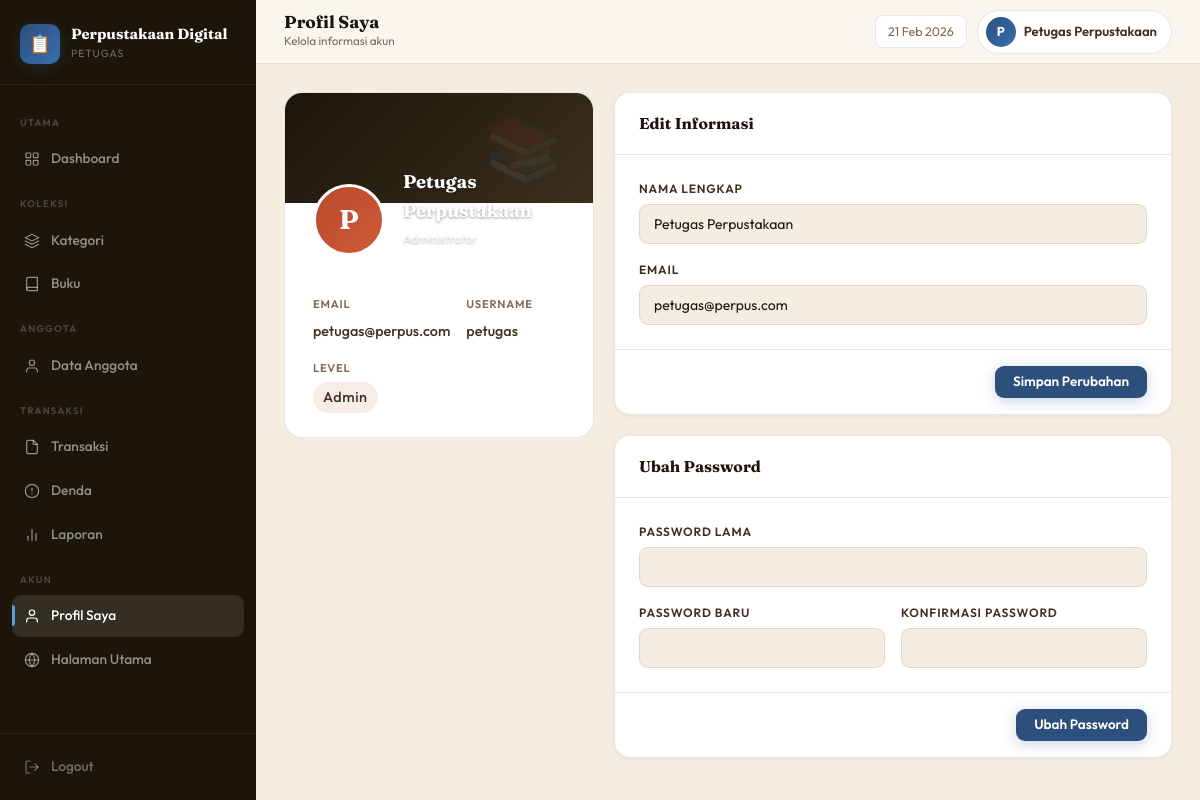
Screenshot of /petugas/profil.php (signed in) with the database file from the repository.
### tables this page shows
CREATE TABLE `pengguna` (
  `id_pengguna` int(11) NOT NULL AUTO_INCREMENT,
  `username`    varchar(50)  NOT NULL,
  `password`    varchar(255) NOT NULL,
  `nama_pengguna` varchar(100) NOT NULL,
  `email`       varchar(100) DEFAULT NULL,
  `level`       enum('admin','petugas') NOT NULL DEFAULT 'petugas',
  `foto`        varchar(255) DEFAULT NULL,
  `created_at`  datetime DEFAULT CURRENT_TIMESTAMP,
  PRIMARY KEY (`id_pengguna`),
  UNIQUE KEY `username` (`username`)
);

### includes/session.php (called while the page is built, shortened)
<?php
function getPenggunaId()    { initSession(); return $_SESSION['pengguna_id']    ?? null; }

### petugas/profil.php (the view, shortened to what this page needs)
<?php
require_once '../includes/session.php';
$conn = getConnection();
$user = $conn->query("SELECT * FROM pengguna WHERE id_pengguna=".getPenggunaId())->fetch_assoc();
?>
<!DOCTYPE html>
<html lang="id">
<head>
<link rel="stylesheet" href="../assets/css/style.css">
</head>
<body>
<div class="app-wrap">
  <?php include 'includes/nav.php'; ?>
  <div class="main-area">
    <?php include 'includes/header.php'; ?>
    <main class="content">
      <div style="display:grid;grid-template-columns:1fr 1.8fr;gap:20px;align-items:start">
        <div class="profile-card">
          <div class="profile-banner"></div>
          <div class="profile-avatar-wrap">
            <div class="profile-avatar" style="background:linear-gradient(135deg,var(--rust),var(--rust2))">
              <?= strtoupper(substr($user['nama_pengguna'],0,1)) ?>
            </div>
            <div class="profile-info">
              <div class="profile-name"><?= htmlspecialchars($user['nama_pengguna']) ?></div>
              <div class="profile-role">Administrator</div>
            </div>
          </div>
          <div class="profile-body">
            <div class="profile-fields">
              <div class="profile-field">
                <label>Email</label>
                <span><?= htmlspecialchars($user['email'] ?? '—') ?></span>
              </div>
              <div class="profile-field">
                <label>Username</label>
                <span><?= htmlspecialchars($user['username']) ?></span>
              </div>
              <div class="profile-field">
                <label>Level</label>
                <span><span class="badge badge-rust">Admin</span></span>
              </div>
            </div>
          </div>
        </div>
        <div style="display:flex;flex-direction:column;gap:20px">
          <div class="card">
            <div class="card-header">
              <div class="card-title">Edit Informasi</div>
            </div>
            <form method="POST">
              <div class="card-body">
                <div class="form-grid">
                  <div class="form-group form-full">
                    <label class="form-label">Nama Lengkap</label>
                    <input name="nama_pengguna" class="form-control" value="<?= htmlspecialchars($user['nama_pengguna']) ?>">
                  </div>
                  <div class="form-group form-full">
                    <label class="form-label">Email</label>
                    <input name="email" type="email" class="form-control" value="<?= htmlspecialchars($user['email'] ?? '') ?>">
                  </div>
                </div>
              </div>
              <div style="padding:16px 24px;border-top:1px solid var(--border);display:flex;justify-content:flex-end">
                <button name="update" class="btn btn-navy">Simpan Perubahan</button>
              </div>
            </form>
          </div>
          <div class="card">
            <div class="card-header">
              <div class="card-title">Ubah Password</div>
            </div>
            <form method="POST">
              <div class="card-body">
                <div class="form-grid">
                  <div class="form-group form-full">
                    <label class="form-label">Password Lama</label>
                    <input name="old_password" type="password" class="form-control" required>
                  </div>
                  <div class="form-group">
                    <label class="form-label">Password Baru</label>
                    <input name="new_password" type="password" class="form-control" required>
                  </div>
                  <div class="form-group">
                    <label class="form-label">Konfirmasi Password</label>
                    <input name="confirm_password" type="password" class="form-control" required>
                  </div>
                </div>
              </div>
              <div style="padding:16px 24px;border-top:1px solid var(--border);display:flex;justify-content:flex-end">
                <button name="change_pass" class="btn btn-navy">Ubah Password</button>
              </div>
            </form>
          </div>
        </div>
      </div>
    </main>
  </div>
</div>
</body>
</html>

### assets/css/style.css (style rules this page uses)
:root { --bg: #f4ede0; --bg2: #ede4d2; --paper: #faf6ef; --white: #ffffff; --ink: #1c1509; --ink2: #3b2f1e; --muted: #7c6b52; --border: rgba(80,55,25,.12); --border2: rgba(80,55,25,.06); --rust: #b84a2c; --rust2: #d05a38; --gold: #c48a20; --sage: #496640; --navy: #2c4f7c; --sidebar-w: 256px; --sh0: 0 1px 4px rgba(28,21,9,.06); --sh1: 0 1px 12px rgba(28,21,9,.07); --sh2: 0 6px 32px rgba(28,21,9,.13); --sh3: 0 16px 60px rgba(28,21,9,.18); }
*,*::before,*::after { margin:0; padding:0; box-sizing:border-box; }
html { font-size:16px; scroll-behavior:smooth; }
body { font-family:'Outfit',sans-serif; background:var(--bg); color:var(--ink); line-height:1.6; min-height:100vh; }
button { cursor:pointer; font-family:inherit; }
input,select,textarea { font-family:inherit; }
.app-wrap { display:flex; min-height:100vh; }
.main-area { margin-left:var(--sidebar-w); flex:1; display:flex; flex-direction:column; min-width:0; }
.content { padding:28px; flex:1; }
.card { background:var(--white); border:1px solid var(--border); border-radius:16px; box-shadow:var(--sh0); overflow:hidden; transition:box-shadow .25s, transform .25s; }
.card-header { padding:18px 24px; border-bottom:1px solid var(--border); display:flex; align-items:center; justify-content:space-between; gap:12px; }
.card-title { font-family:'Fraunces',serif; font-size:.98rem; font-weight:700; color:var(--ink); display:flex; align-items:center; gap:8px; }
.card-body { padding:24px; }
.badge { display:inline-flex; align-items:center; gap:5px; padding:4px 10px; border-radius:20px; font-size:.68rem; font-weight:600; letter-spacing:.04em; white-space:nowrap; }
.badge-rust { background:rgba(184,74,44,.1); color:var(--rust); }
.btn { display:inline-flex; align-items:center; gap:7px; padding:9px 18px; border-radius:9px; font-size:.845rem; font-weight:600; border:none; transition:all .22s; line-height:1; white-space:nowrap; text-decoration:none; }
.btn-navy { background:var(--navy); color:#fff; box-shadow:0 3px 14px rgba(44,79,124,.25); }
.form-grid { display:grid; grid-template-columns:1fr 1fr; gap:16px; }
.form-full { grid-column:1/-1; }
.form-group { display:flex; flex-direction:column; gap:6px; }
.form-label { font-size:.75rem; font-weight:600; color:var(--ink2); text-transform:uppercase; letter-spacing:.07em; }
.form-control { width:100%; padding:10px 14px; border:1.5px solid var(--border); border-radius:9px; background:var(--bg); color:var(--ink); font-size:.875rem; transition:all .2s; }
.profile-card { background:var(--white); border:1px solid var(--border); border-radius:18px; overflow:hidden; }
.profile-banner { height:110px; background:linear-gradient(135deg,var(--ink) 0%,#3b2f1e 100%); position:relative; }
.profile-banner::after { content:'📚'; position:absolute; right:30px; top:50%; transform:translateY(-50%); font-size:4rem; opacity:.07; }
.profile-avatar-wrap { padding:0 28px; margin-top:-36px; position:relative; z-index:2; display:flex; align-items:flex-end; gap:18px; }
.profile-avatar { width:72px; height:72px; border-radius:50%; border:3px solid var(--white); display:flex; align-items:center; justify-content:center; font-size:1.7rem; font-weight:700; color:#fff; flex-shrink:0; font-family:'Fraunces',serif; }
.profile-info { padding-bottom:8px; }
.profile-name { font-family:'Fraunces',serif; font-size:1.15rem; font-weight:700; color:#fff; margin-bottom:3px; text-shadow:0 1px 3px rgba(0,0,0,.4); }
.profile-role { font-size:.75rem; color:rgba(255,255,255,.75); text-shadow:0 1px 2px rgba(0,0,0,.3); }
.profile-body { padding:24px 28px; }
.profile-fields { display:grid; grid-template-columns:1fr 1fr; gap:16px; margin-top:16px; }
.profile-field label { font-size:.7rem; font-weight:600; text-transform:uppercase; letter-spacing:.07em; color:var(--muted); display:block; margin-bottom:4px; }
.profile-field span { font-size:.9rem; color:var(--ink2); font-weight:500; }

### rows the page displays
pengguna: nama_pengguna "P", nama_pengguna "Petugas Perpustakaan", email "petugas@perpus.com", username "petugas"

### other values shown
$page_title "Profil Saya"
$page_sub "Kelola informasi akun"
substr(getPenggunaName(),0,1) "P"
getPenggunaName() "Petugas Perpustakaan"
